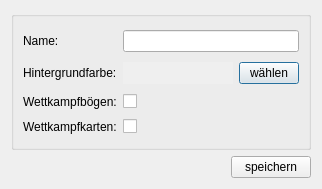
<?xml version="1.0" encoding="UTF-8"?>
<ui version="4.0">
 <class>StatusDialog</class>
 <widget class="QDialog" name="StatusDialog">
  <property name="geometry">
   <rect>
    <x>0</x>
    <y>0</y>
    <width>322</width>
    <height>189</height>
   </rect>
  </property>
  <property name="sizePolicy">
   <sizepolicy hsizetype="Fixed" vsizetype="Fixed">
    <horstretch>0</horstretch>
    <verstretch>0</verstretch>
   </sizepolicy>
  </property>
  <property name="windowTitle">
   <string>TurnFix - Statusdaten</string>
  </property>
  <property name="windowIcon">
   <iconset resource="../resources/TurnFix.qrc">
    <normaloff>:/appicons/icon.png</normaloff>:/appicons/icon.png</iconset>
  </property>
  <layout class="QGridLayout" name="gridLayout">
   <item row="0" column="0">
    <widget class="QGroupBox" name="groupBox">
     <property name="sizePolicy">
      <sizepolicy hsizetype="Expanding" vsizetype="Preferred">
       <horstretch>0</horstretch>
       <verstretch>0</verstretch>
      </sizepolicy>
     </property>
     <property name="title">
      <string/>
     </property>
     <layout class="QGridLayout" name="gridLayout_2">
      <item row="0" column="0">
       <widget class="QLabel" name="label">
        <property name="sizePolicy">
         <sizepolicy hsizetype="Preferred" vsizetype="Preferred">
          <horstretch>0</horstretch>
          <verstretch>0</verstretch>
         </sizepolicy>
        </property>
        <property name="text">
         <string>Name:</string>
        </property>
       </widget>
      </item>
      <item row="0" column="1" colspan="2">
       <widget class="QLineEdit" name="txt_name"/>
      </item>
      <item row="1" column="0">
       <widget class="QLabel" name="label_2">
        <property name="text">
         <string>Hintergrundfarbe:</string>
        </property>
       </widget>
      </item>
      <item row="1" column="1">
       <widget class="QLabel" name="lbl_color">
        <property name="sizePolicy">
         <sizepolicy hsizetype="Expanding" vsizetype="Preferred">
          <horstretch>0</horstretch>
          <verstretch>0</verstretch>
         </sizepolicy>
        </property>
        <property name="autoFillBackground">
         <bool>true</bool>
        </property>
        <property name="text">
         <string/>
        </property>
       </widget>
      </item>
      <item row="1" column="2">
       <widget class="QPushButton" name="but_color">
        <property name="sizePolicy">
         <sizepolicy hsizetype="Fixed" vsizetype="Fixed">
          <horstretch>0</horstretch>
          <verstretch>0</verstretch>
         </sizepolicy>
        </property>
        <property name="minimumSize">
         <size>
          <width>60</width>
          <height>0</height>
         </size>
        </property>
        <property name="maximumSize">
         <size>
          <width>60</width>
          <height>16777215</height>
         </size>
        </property>
        <property name="text">
         <string>wählen</string>
        </property>
       </widget>
      </item>
      <item row="2" column="0">
       <widget class="QLabel" name="label_4">
        <property name="text">
         <string>Wettkampfbögen:</string>
        </property>
       </widget>
      </item>
      <item row="3" column="0">
       <widget class="QLabel" name="label_5">
        <property name="text">
         <string>Wettkampfkarten:</string>
        </property>
       </widget>
      </item>
      <item row="2" column="1">
       <widget class="QCheckBox" name="chk_bogen">
        <property name="text">
         <string/>
        </property>
       </widget>
      </item>
      <item row="3" column="1">
       <widget class="QCheckBox" name="chk_karte">
        <property name="text">
         <string/>
        </property>
       </widget>
      </item>
     </layout>
    </widget>
   </item>
   <item row="1" column="0">
    <widget class="QPushButton" name="but_save">
     <property name="sizePolicy">
      <sizepolicy hsizetype="Fixed" vsizetype="Fixed">
       <horstretch>0</horstretch>
       <verstretch>0</verstretch>
      </sizepolicy>
     </property>
     <property name="layoutDirection">
      <enum>Qt::RightToLeft</enum>
     </property>
     <property name="text">
      <string>speichern</string>
     </property>
    </widget>
   </item>
  </layout>
 </widget>
 <resources>
  <include location="../resources/TurnFix.qrc"/>
 </resources>
 <connections/>
</ui>
